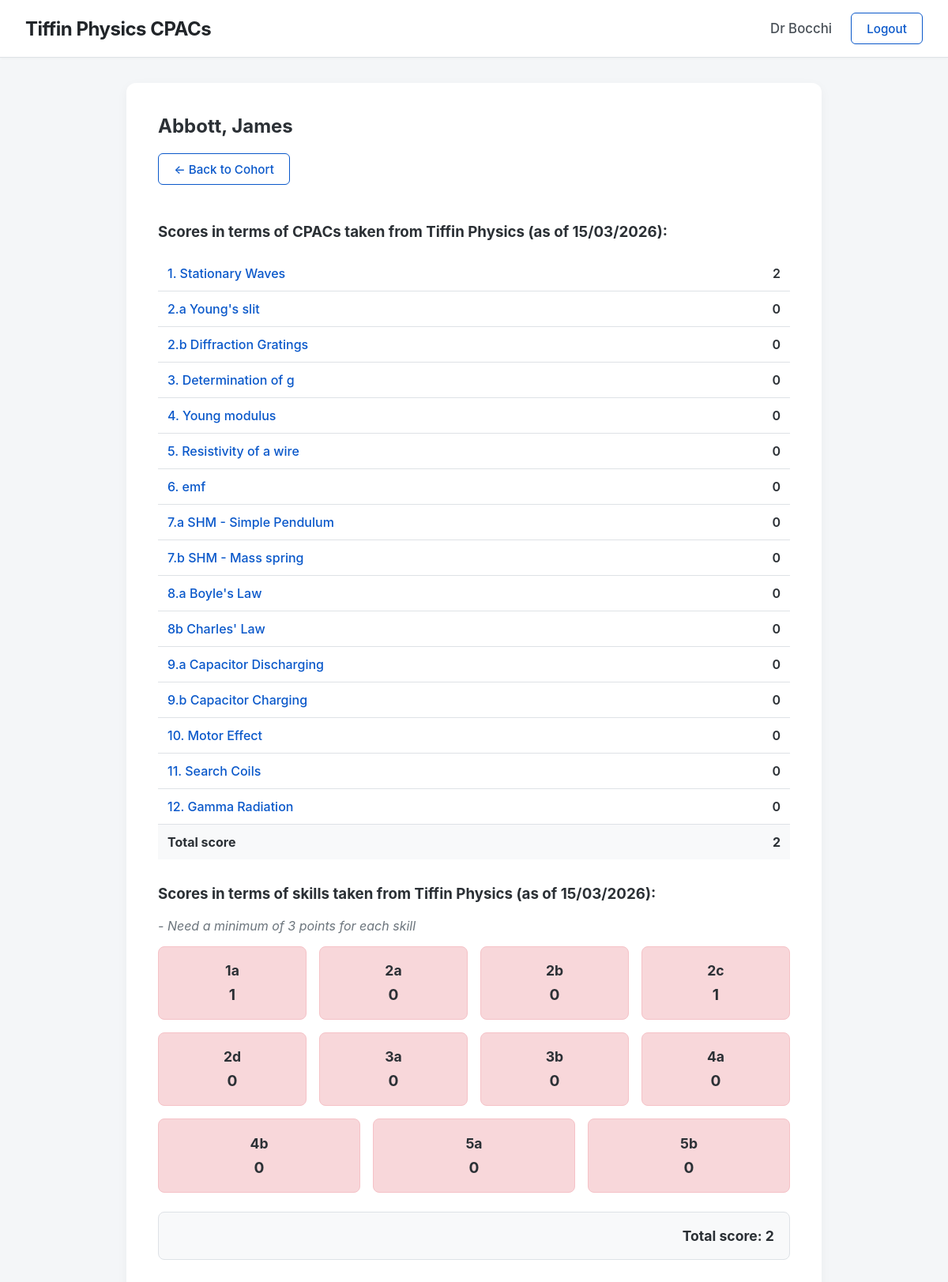
/student/1 (signed in), run on the app's committed database.
### app.py (models this page shows, shortened)
class Teacher(UserMixin, db.Model):
    id = db.Column(db.Integer, primary_key=True)
    email = db.Column(db.String(150), unique=True, nullable=False)
    password = db.Column(db.String(200), nullable=True) # Nullable for first-time login
    title = db.Column(db.String(10), nullable=False)
    first_name = db.Column(db.String(100), nullable=False)
    last_name = db.Column(db.String(100), nullable=False)
    @property
    def role(self): return 'teacher'

class Student(UserMixin, db.Model):
    id = db.Column(db.Integer, primary_key=True)
    first_name = db.Column(db.String(100), nullable=False)
    last_name = db.Column(db.String(100), nullable=False)
    cohort_id = db.Column(db.Integer, db.ForeignKey('cohort.id'), nullable=False)
    assessments = db.relationship('Assessment', backref='student_ref', lazy=True, cascade="all, delete-orphan")

class Practical(db.Model):
    id = db.Column(db.Integer, primary_key=True)
    name = db.Column(db.String(150), nullable=False)

class Skill(db.Model):
    id = db.Column(db.Integer, primary_key=True)
    name = db.Column(db.String(10), unique=True, nullable=False)
    description = db.Column(db.String(500), nullable=False)

### app.py (the view)
@app.route('/student/<int:id>')
@login_required
def student_view(id):
    if current_user.role == 'student' and current_user.id != id: abort(403)
    student = Student.query.get_or_404(id)
    assessments = Assessment.query.filter_by(student_id=student.id).all()
    prac_scores = {p: 0 for p in Practical.query.all()}
    skill_scores = {sk: 0 for sk in Skill.query.all()}
    for a in assessments:
        prac_scores[Practical.query.get(a.practical_id)] += 1
        skill_scores[Skill.query.get(a.skill_id)] += 1
    return render_template('student.html', student=student, prac_scores=prac_scores, skill_scores=skill_scores, total_score=len(assessments), date=datetime.utcnow().strftime('%d/%m/%Y'))

### app.py (called while the page is built)
@login_manager.user_loader
def load_user(user_id):
    if user_id.startswith('teacher_'): return Teacher.query.get(int(user_id.split('_')[1]))
    elif user_id.startswith('student_'): return Student.query.get(int(user_id.split('_')[1]))
    return None

### templates/student.html
{% extends 'base.html' %} {% block content %}
<div
	style="
		background: white;
		padding: 2.5rem;
		border-radius: 12px;
		box-shadow: 0 4px 15px rgba(0, 0, 0, 0.04);
		max-width: 800px;
		margin: 0 auto;
	">
	<h2 style="margin-top: 0">
		{{ student.last_name }}, {{ student.first_name }}
	</h2>
	{% if current_user.role == 'teacher' %}
	<a
		href="{{ url_for('cohort_view', id=student.cohort_id) }}"
		class="btn btn-outline"
		style="margin-bottom: 1.5rem; display: inline-block"
		>&larr; Back to Cohort</a
	>
	{% endif %}
	<h3 style="margin-top: 1.5rem">
		Scores in terms of CPACs taken from Tiffin Physics (as of {{ date }}):
	</h3>
	<table style="width: 100%; border-collapse: collapse; margin-bottom: 2rem">
		{% for p, count in prac_scores.items() %}
		<tr>
			<td
				style="
					padding: 0.75rem;
					border-bottom: 1px solid var(--border);
				">
				<a
					href="{{ url_for('grade', student_id=student.id, prac_id=p.id) }}"
					style="
						text-decoration: none;
						color: var(--primary);
						font-weight: 500;
					"
					>{{ p.name }}</a
				>
			</td>
			<td
				style="
					padding: 0.75rem;
					border-bottom: 1px solid var(--border);
					text-align: right;
					font-weight: 600;
				">
				{{ count }}
			</td>
		</tr>
		{% endfor %}
		<tr style="background: #f8f9fa">
			<td style="padding: 0.75rem; font-weight: bold">Total score</td>
			<td style="padding: 0.75rem; text-align: right; font-weight: bold">
				{{ total_score }}
			</td>
		</tr>
	</table>
	<h3 style="margin-top: 2rem">
		Scores in terms of skills taken from Tiffin Physics (as of {{ date }}):
	</h3>
	<p style="color: #6c757d; font-style: italic; margin-bottom: 1rem">
		- Need a minimum of 3 points for each skill
	</p>
	<div
		style="
			display: flex;
			flex-wrap: wrap;
			gap: 1rem;
			margin-bottom: 1.5rem;
		">
		{% for sk, count in skill_scores.items() %}
		<div
			style="flex: 1 1 calc(20% - 1rem); background: {% if count < 3 %}#f8d7da{% else %}#d1e7dd{% endif %}; padding: 1.2rem; border-radius: 8px; text-align: center; border: 1px solid {% if count < 3 %}#f5c2c7{% else %}#badbcc{% endif %};">
			<strong
				style="display: block; font-size: 1.1rem; margin-bottom: 0.5rem"
				>{{ sk.name }}</strong
			>
			<span style="font-size: 1.2rem; font-weight: bold"
				>{{ count }}</span
			>
		</div>
		{% endfor %}
	</div>
	<div
		style="
			background: #f8f9fa;
			padding: 1.2rem;
			text-align: right;
			border-radius: 8px;
			border: 1px solid var(--border);
		">
		<strong style="font-size: 1.1rem"
			>Total score: {{ total_score }}</strong
		>
	</div>
</div>
{% endblock %}

### templates/base.html (shortened to what this page needs)
<!doctype html>
<html lang="en">
	<head>
	</head>
	<body>
		<nav class="navbar">
			<h2>
				<a
					href="{% if current_user.is_authenticated and current_user.role == 'teacher' %}{{ url_for('dashboard') }}{% else %}{{ url_for('home') }}{% endif %}"
					class="navbar-brand"
					>Tiffin Physics CPACs</a
				>
			</h2>
			<div style="display: flex; align-items: center">
				{% if current_user.is_authenticated %} {% if current_user.role
				== 'teacher' %}
				<span class="user-name"
					>{{ current_user.title }} {{ current_user.last_name }}</span
				>
				{% endif %}
				<a href="{{ url_for('logout') }}" class="btn btn-outline"
					>Logout</a
				>
				{% endif %}
			</div>
		</nav>
		<div class="container">
			 {% block content %}{%
			endblock %}
		</div>
	</body>
</html>

### templates/base.html (style rules this page uses)
:root { --bg: #f4f6f8; --text: #2b3035; --primary: #0a58ca; --border: #dee2e6; }
body { font-family: -apple-system, BlinkMacSystemFont, "Segoe UI", Roboto, sans-serif; background: var(--bg); color: var(--text); margin: 0; padding: 0; }
.navbar { background: #ffffff; padding: 1rem 2rem; border-bottom: 1px solid var(--border); display: flex; justify-content: space-between; align-items: center; box-shadow: 0 1px 3px rgba(0, 0, 0, 0.03); }
.navbar h2 { margin: 0; font-weight: 700; letter-spacing: -0.5px; }
.navbar-brand { text-decoration: none; color: #212529; transition: color 0.2s ease; }
.user-name { font-weight: 500; font-size: 1.05rem; margin-right: 1.5rem; color: #495057; }
.container { max-width: 1400px; margin: 2rem auto; padding: 0 1rem; }
.btn { padding: 0.6rem 1.2rem; border: none; border-radius: 6px; background: var(--primary); color: white; cursor: pointer; text-decoration: none; font-size: 0.95rem; font-weight: 500; transition: background 0.2s; }
.btn-outline { background: transparent; border: 1px solid var(--primary); color: var(--primary); }

### data on the page
Teacher: title "Dr", last_name "Bocchi"
Student: last_name "Abbott", first_name "James"
Practical: name "1. Stationary Waves", count "2"
Practical: name "2.a Young's slit", count "0"
Practical: name "2.b Diffraction Gratings", count "0"
Practical: name "3. Determination of g", count "0"
Practical: name "4. Young modulus", count "0"
Practical: name "5. Resistivity of a wire", count "0"
Practical: name "6. emf", count "0"
Practical: name "7.a SHM - Simple Pendulum", count "0"
Practical: name "7.b SHM - Mass spring", count "0"
Practical: name "8.a Boyle's Law", count "0"
Practical: name "8b Charles' Law", count "0"
Practical: name "9.a Capacitor Discharging", count "0"
Practical: name "9.b Capacitor Charging", count "0"
Practical: name "10. Motor Effect", count "0"
Practical: name "11. Search Coils", count "0"
Practical: name "12. Gamma Radiation", count "0"
Skill: name "1a", id "1"
Skill: name "2a", count "0"
Skill: name "2b", count "0"
Skill: name "2c", count "1"
Skill: name "2d", count "0"
Skill: name "3a", count "0"
Skill: name "3b", count "0"
Skill: name "4a", count "0"
Skill: name "4b", count "0"
Skill: name "5a", count "0"
Skill: name "5b", count "0"

### other printed values
{{ date }} "15/03/2026"
{{ total_score }} "2"
